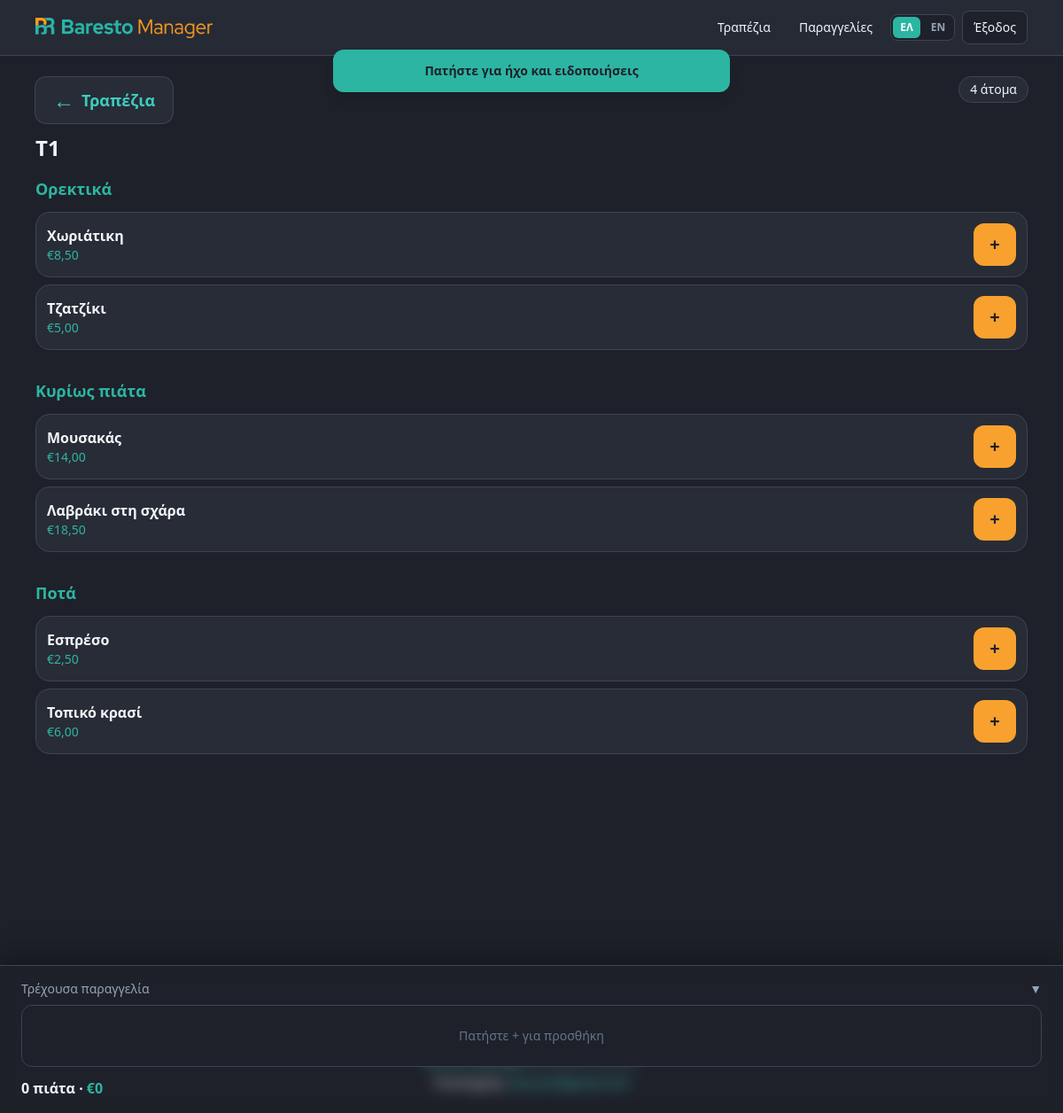
/orders/new/41/ (signed in), run on the app's committed database.
### apps/restaurants/models.py (models this page shows, shortened)
class TableSession(TimeStampedModel):
    table = models.ForeignKey(Table, on_delete=models.CASCADE, related_name="sessions")
    opened_at = models.DateTimeField(auto_now_add=True)
    closed_at = models.DateTimeField(null=True, blank=True)
    cover_count = models.PositiveIntegerField(default=2)
    is_active = models.BooleanField(default=True)

class Table(models.Model):
    STATUS_CHOICES = [
        ("free", _("Free")),
        ("occupied", _("Occupied")),
        ("reserved", _("Reserved")),
        ("cleaning", _("Cleaning")),
    ]
    floor = models.ForeignKey(Floor, on_delete=models.CASCADE, related_name="tables")
    number = models.PositiveIntegerField()
    label = models.CharField(max_length=50, blank=True)
    capacity = models.PositiveIntegerField(default=4)
    qr_token = models.UUIDField(default=uuid.uuid4, unique=True, editable=False)
    qr_code = models.ImageField(upload_to="qr_codes/", blank=True)
    status = models.CharField(max_length=20, choices=STATUS_CHOICES, default="free")
    plan_x = models.FloatField(
        null=True,
        blank=True,
        help_text="Horizontal position on floor plan (0–100%).",
    )
    plan_y = models.FloatField(
        null=True,
        blank=True,
        help_text="Vertical position on floor plan (0–100%).",
    )
    plan_w = models.FloatField(default=12, help_text="Width on floor plan (0–100%).")
    plan_h = models.FloatField(default=14, help_text="Height on floor plan (0–100%).")
    assigned_to = models.ForeignKey(
        "accounts.EmployeeProfile",
        on_delete=models.SET_NULL,
        null=True,
        blank=True,
        related_name="assigned_tables",
    )
    class Meta:
        unique_together = [("floor", "number")]
        ordering = ["floor", "number"]
    def __str__(self):
        return self.label or f"Table {self.number}"

### apps/menus/models.py (models this page shows, shortened)
class MenuCategory(models.Model):
    menu = models.ForeignKey(Menu, on_delete=models.CASCADE, related_name="categories")
    name = models.CharField(max_length=200)
    description = models.TextField(blank=True)
    image = models.ImageField(upload_to="menu/categories/", blank=True)
    sort_order = models.PositiveIntegerField(default=0)
    is_active = models.BooleanField(default=True)
    class Meta:
        verbose_name_plural = "menu categories"
        ordering = ["sort_order", "name"]

class MenuItem(TimeStampedModel):
    OIL_TYPE_CHOICES = [
        ("", _("—")),
        ("olive", _("Olive oil")),
        ("seed", _("Seed oil (e.g. sunflower)")),
        ("ev_olive", _("Extra virgin olive oil")),
    ]
    category = models.ForeignKey(MenuCategory, on_delete=models.CASCADE, related_name="items")
    name = models.CharField(max_length=200)
    description = models.TextField(blank=True)
    image = models.ImageField(upload_to="menu/items/", blank=True)
    price = models.DecimalField(max_digits=10, decimal_places=2)
    happy_hour_price = models.DecimalField(max_digits=10, decimal_places=2, null=True, blank=True)
    preparation_time = models.PositiveIntegerField(default=15)
    is_available = models.BooleanField(default=True)
    is_featured = models.BooleanField(default=False)
    is_vegetarian = models.BooleanField(default=False)
    is_vegan = models.BooleanField(default=False)
    is_frozen = models.BooleanField(
        default=False,
        help_text="Mandatory label for dishes with frozen meat, fish or seafood.",
    )
    oil_type = models.CharField(max_length=20, choices=OIL_TYPE_CHOICES, blank=True)
    origin_note_el = models.CharField(
        max_length=255,
        blank=True,
        help_text="Meat/seafood origin or PDO name (e.g. Φέτα Π.Ο.Π.).",
    )
    origin_note_en = models.CharField(max_length=255, blank=True)
    calories = models.PositiveIntegerField(null=True, blank=True, help_text="kcal per serving")
    protein_g = models.DecimalField(max_digits=6, decimal_places=1, null=True, blank=True)
    carbohydrates_g = models.DecimalField(max_digits=6, decimal_places=1, null=True, blank=True)
    fat_g = models.DecimalField(max_digits=6, decimal_places=1, null=True, blank=True)
    fiber_g = models.DecimalField(max_digits=6, decimal_places=1, null=True, blank=True)
    salt_g = models.DecimalField(max_digits=6, decimal_places=2, null=True, blank=True)
    is_deleted = models.BooleanField(default=False)
    allergens = models.ManyToManyField(Allergen, blank=True)
    dietary_tags = models.ManyToManyField(DietaryTag, blank=True)
    sort_order = models.PositiveIntegerField(default=0)
    archived_at = models.DateTimeField(null=True, blank=True)
    objects = SoftDeleteManager()
    all_objects = models.Manager()
    class Meta:
        ordering = ["sort_order", "name"]

### apps/orders/views.py (the view, shortened to what this page needs)
# urls.py: path("orders/new/<int:session_id>/", views.OrderCreateView.as_view(), name="order_new"),
class OrderCreateView(RestaurantScopedMixin, RolePermissionMixin, View):
    template_name = "mobile/order_new.html"
    required_permission = "take_order"
    def get_session(self, session_id):
        return get_object_or_404(
            TableSession,
            pk=session_id,
            table__floor__branch__restaurant=self.get_restaurant(),
            is_active=True,
        )
    def get_or_create_open_order(self, session):
        order = session.orders.filter(status="open", is_deleted=False).first()
        if not order:
            order = create_order(session, self.request.user.employee_profile)
        return order
    def get(self, request, session_id):
        session = self.get_session(session_id)
        order = self.get_or_create_open_order(session)
        return render(
            request,
            self.template_name,
            _order_session_context(session, self.get_restaurant(), open_order=order),
        )

### apps/common/mixins.py (called while the page is built)
def get_employee_profile(user):
    if not user.is_authenticated:
        return None
    try:
        return user.employee_profile
    except EmployeeProfile.DoesNotExist:
        return None

    def get_restaurant(self):
        profile = get_employee_profile(self.request.user)
        if profile is None:
            raise PermissionDenied("Staff profile required.")
        return profile.restaurant

    def dispatch(self, request, *args, **kwargs):
        if not request.user.is_authenticated:
            return self.handle_no_permission()
        if get_employee_profile(request.user) is None:
            if request.user.is_superuser:
                return super(LoginRequiredMixin, self).dispatch(request, *args, **kwargs)
            raise PermissionDenied("Staff profile required.")
        return super().dispatch(request, *args, **kwargs)

### apps/common/models.py (called while the page is built)
    def get_queryset(self):
        return SoftDeleteQuerySet(self.model, using=self._db).filter(is_deleted=False)

### apps/common/permissions.py (called while the page is built)
def role_has_permission(role: str, action: str) -> bool:
    allowed = ROLE_PERMISSIONS.get(action, set())
    return role in allowed

def get_employee_role(user):
    profile = getattr(user, "employee_profile", None)
    if profile:
        return profile.role
    if user.is_superuser:
        return "admin"
    return None

    def has_role_permission(self):
        role = get_employee_role(self.request.user)
        if role is None:
            return False
        if self.required_permission is None:
            return True
        return role_has_permission(role, self.required_permission)

    def dispatch(self, request, *args, **kwargs):
        if not self.has_role_permission():
            from django.core.exceptions import PermissionDenied
            raise PermissionDenied("Insufficient role permissions.")
        return super().dispatch(request, *args, **kwargs)

### apps/menus/i18n.py (called while the page is built)
def localized_name(obj, *, base: str = "name") -> str:
    if obj is None:
        return ""
    lang = (get_language() or "el")[:2]
    el = (getattr(obj, f"{base}_el", None) or "").strip()
    en = (getattr(obj, f"{base}_en", None) or "").strip()
    legacy = (getattr(obj, base, None) or "").strip()
    if lang == "en":
        return en or el or legacy
    return el or en or legacy

### apps/menus/templatetags/menu_i18n.py (called while the page is built)
@register.filter
def localized_name_filter(obj, field="name"):
    return localized_name(obj, base=field)

### apps/orders/models.py (called while the page is built)
    @property
    def active_items(self):
        return self.items.filter(is_deleted=False)

### templates/mobile/order_new.html (shortened to what this page needs)
{% extends "base.html" %}
{% load i18n menu_i18n %}
{% block content %}
<div class="pb-56">
  <div class="mb-4 flex items-start justify-between gap-3">
    <div class="min-w-0 flex-1">
      <a href="{% url 'tables' %}"
        class="mb-3 inline-flex min-h-12 items-center gap-2 rounded-xl bg-kitchen-elevated px-5 py-3 text-lg font-semibold text-order-light ring-1 ring-kitchen-border active:bg-kitchen">
        <span class="text-2xl leading-none" aria-hidden="true">←</span>
        {% trans "Tables" %}
      </a>
      <div class="flex flex-wrap items-center gap-2">
        <h1 class="text-2xl font-bold">{{ session.table }}</h1>
      </div>
    </div>
    <span class="rounded-full bg-kitchen-elevated px-3 py-1 text-sm ring-1 ring-kitchen-border">
    </span>
  </div>
  <div id="order-menu">
    {% include "mobile/partials/order_menu.html" %}
  </div>
</div>
<div id="order-summary"
  x-data="{ drawerOpen: true, showPaymentStep: false, showSendStep: false, paymentMethod: 'cash', kitchenNotes: '' }"
  class="fixed bottom-0 left-0 right-0 z-30 border-t border-kitchen-border bg-kitchen-elevated/98 p-4 shadow-[0_-8px_30px_rgba(0,0,0,0.35)] backdrop-blur">
  {% include "mobile/partials/order_summary.html" %}
</div>
{% endblock %}

### templates/mobile/partials/order_menu.html (shortened to what this page needs)
{% load i18n menu_i18n %}
{% for category in categories %}
<section class="mb-8">
  {% if category|localized_name_filter %}
  <h2 class="mb-3 text-lg font-semibold text-order">{{ category|localized_name_filter }}</h2>
  <div class="space-y-2">
    {% for item in category.items.all %}
    {% if not item.is_deleted and item.is_available %}
    <form method="post" hx-post="{% url 'order_new' session.pk %}" hx-swap="none"
      class="card flex items-center gap-3 p-3">
      <div class="min-w-0 flex-1">
        <p class="font-semibold">{{ item|localized_name_filter }}</p>
        <p class="text-sm text-price">€{{ item.price }}</p>
      </div>
      <div class="flex shrink-0 items-center gap-2">
        <button type="submit"
          class="btn-primary flex h-12 w-12 shrink-0 items-center justify-center rounded-xl text-xl font-bold"
          aria-label="{% trans 'Add' %} {{ item|localized_name_filter|escapejs }}">+</button>
      </div>
    </form>
    {% endif %}
    {% endfor %}
  </div>
  {% endif %}
</section>
{% endfor %}

### static/css/baresto.css (style rules this page uses)
:root { --baresto-kitchen: #1e2129; --baresto-kitchen-elevated: #282c36; --baresto-kitchen-border: #3d4454; --baresto-new-order: #f9a12e; --baresto-new-order-hover: #e08f1a; --baresto-order: #2db5a3; --baresto-order-hover: #249688; --baresto-text: #f1f5f9; --baresto-text-muted: #94a3b8; }
body { background-color: var(--baresto-kitchen); color: var(--baresto-text); }
.btn-primary { background-color: var(--baresto-new-order); color: #1e2129; font-weight: 600; }
.card { background-color: var(--baresto-kitchen-elevated); border: 1px solid var(--baresto-kitchen-border); border-radius: 1rem; }
.text-price { color: var(--baresto-order); }

### data on the page
TableSession: table "T1"
MenuCategory: name "Ορεκτικά"
MenuItem: name "Χωριάτικη", price "8,50"
MenuItem: name "Τζατζίκι", price "5,00"
MenuCategory: name "Κυρίως πιάτα"
MenuItem: name "Μουσακάς", price "14,00"
MenuItem: name "Λαβράκι στη σχάρα", price "18,50"
MenuCategory: name "Ποτά"
MenuItem: name "Εσπρέσο", price "2,50"
MenuItem: name "Τοπικό κρασί", price "6,00"

### other printed values
{{ session_subtotal }} "0"
